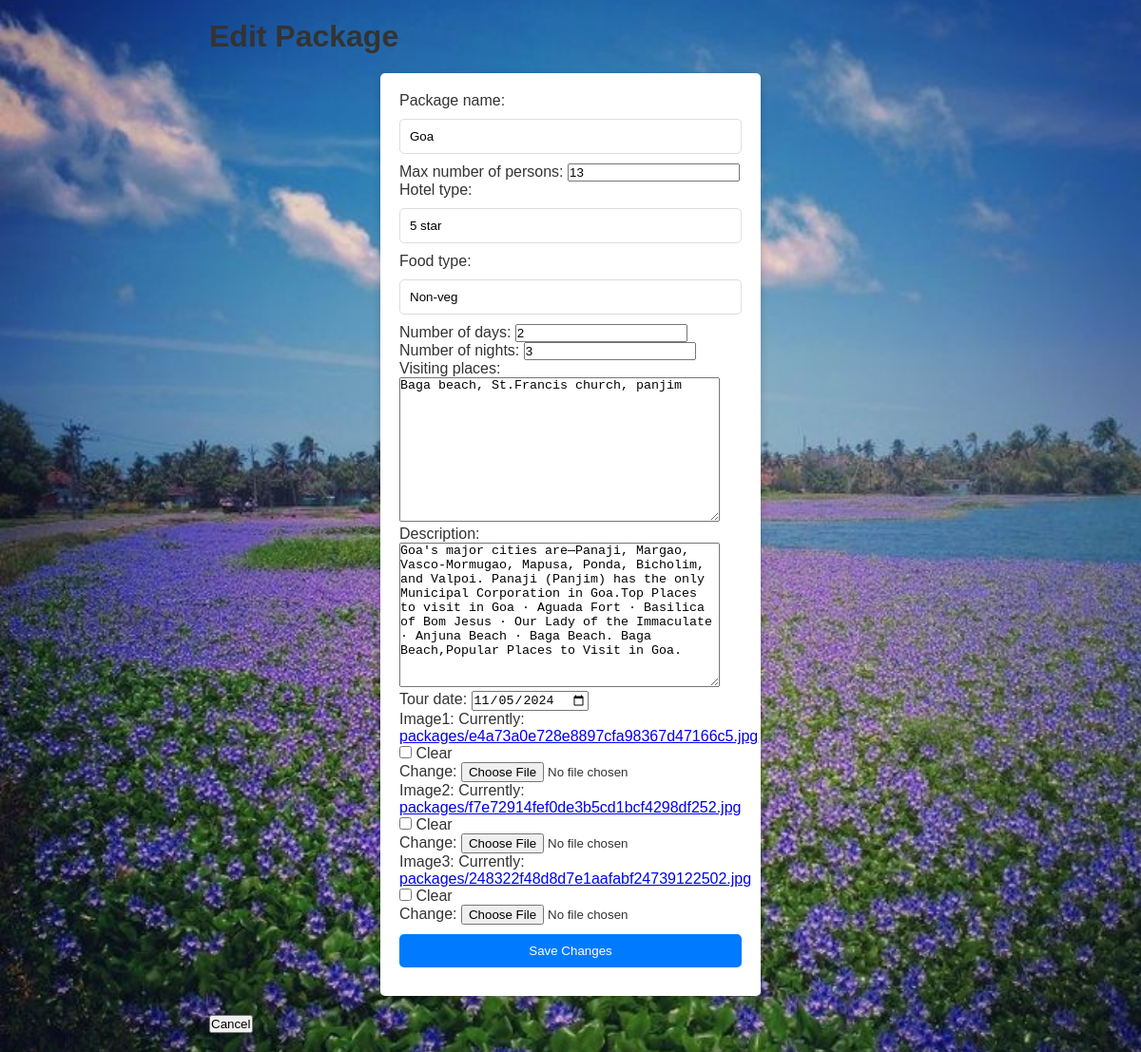
The page /edit_package/7/ (signed in) on the database its author committed.
### travelapp/models.py (models this page shows, shortened)
class TravelPackage(models.Model):
    vendor = models.ForeignKey(User, on_delete=models.CASCADE)
    package_name = models.CharField(max_length=100)
    max_number_of_persons = models.IntegerField()
    hotel_type = models.CharField(max_length=50)
    food_type = models.CharField(max_length=50)
    number_of_days = models.IntegerField()
    number_of_nights = models.IntegerField()
    visiting_places = models.TextField()
    description = models.TextField()
    tour_date = models.DateField()
    is_approved = models.BooleanField(default=False)
    image1 = models.ImageField(upload_to='packages/', null=True, blank=True)
    image2 = models.ImageField(upload_to='packages/', null=True, blank=True)
    image3 = models.ImageField(upload_to='packages/', null=True, blank=True)

### travelapp/views.py (the view)
# urls.py: path('edit_package/<int:package_id>/', views.edit_package, name='edit_package'),
@login_required
def edit_package(request, package_id):
    package = get_object_or_404(TravelPackage, id=package_id, vendor=request.user)
    form = TravelPackageForm(request.POST or None, request.FILES or None, instance=package)
    if form.is_valid():
        form.save()
        messages.success(request, "Package updated successfully.")
        return redirect('vendor_home')
    return render(request, 'edit_package.html', {'form': form, 'package': package})

### travelapp/forms.py
class TravelPackageForm(forms.ModelForm):
    class Meta:
        model = TravelPackage
        fields = [
            'package_name', 'max_number_of_persons', 'hotel_type',
            'food_type', 'number_of_days', 'number_of_nights',
            'visiting_places', 'description', 'tour_date',
            'image1', 'image2', 'image3'
        ]
        widgets = {
            'tour_date': forms.DateInput(attrs={'type': 'date'}),
        }
    def __init__(self, *args, **kwargs):
        super().__init__(*args, **kwargs)
        self.fields['package_name'].required = False  # Make 'package_name' optional in the form
        self.fields['tour_date'].required = False

### travelapp/templates/edit_package.html (shortened to what this page needs)
{% extends "base.html" %}
{% block content %}
    <h1>Edit Package</h1>
    <form method="post" enctype="multipart/form-data">
        {{ form.as_p }}
        <button type="submit">Save Changes</button>
    </form>
    <button onclick="window.location.href='{% url 'vendor_home' %}'">Cancel</button>
{% endblock %}

### static/css/style.css (style rules this page uses)
* { margin: 0; padding: 0; box-sizing: border-box; }
body { background-image: url('../images/wallpaper.jpg'); background-size: cover; background-position: center; background-repeat: no-repeat; background-attachment: fixed; color: #fff; font-family: Arial, sans-serif; background-color: #f9f9f9; color: #333; }
form { max-width: 400px; margin: 20px auto; padding: 20px; background: #fff; border-radius: 5px; box-shadow: 0 4px 8px rgba(0, 0, 0, 0.2); }
form input[type="text"], form input[type="email"], form input[type="password"], form button { width: 100%; padding: 10px; margin: 10px 0; border: 1px solid #ddd; border-radius: 5px; }
form button { background-color: #007bff; color: #fff; border: none; }

### rows shown on the page
TravelPackage: package_name "Goa", max_number_of_persons "13", hotel_type "5 star", food_type "Non-veg", number_of_days "2", number_of_nights "3", visiting_places "Baga beach, St.Francis church, panjim", description "Goa's major cities are—Panaji, Margao, Vasco-Mormugao, Mapusa, Ponda, Bicholim, and Valpoi. Panaji (Panjim) has the only Municipal Corporation in Goa.Top Places to visit in Goa · Aguada Fort · Basilica of Bom Jesus · Our Lady of the Immaculate · Anjuna Beach · Baga Beach. Baga Beach,Popular Places to Visit in Goa.", tour_date "11/05/2024"
